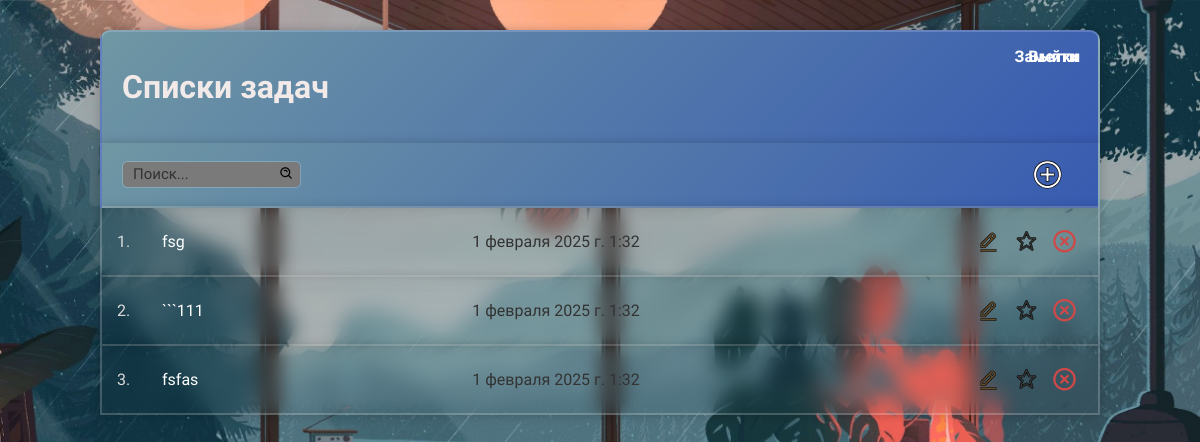
The app's page / (signed in), older data.
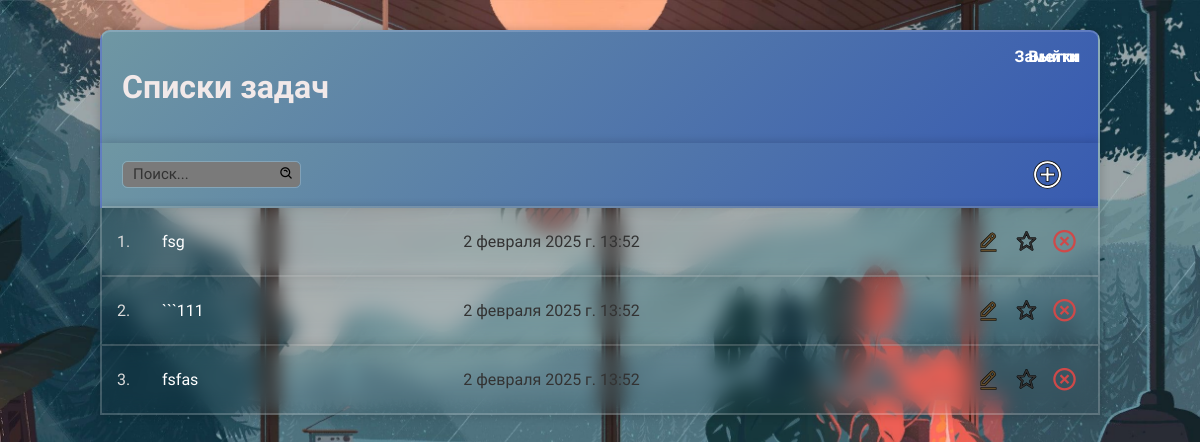
The same page, newer data.
### main/models.py (models this page shows)
class Category(models.Model):
    name = models.CharField(max_length=100, default="")
    user = models.ForeignKey(User, on_delete=models.CASCADE, null=True, blank=True)
    important = models.BooleanField(default=False)
    created_at = models.DateTimeField(auto_now_add=True)
    updated_at = models.DateTimeField(auto_now=True)
    def __str__(self):
        return str(self.name)
    def get_absolute_url(self):
        from django.urls import reverse
        return reverse('category_tasks', args=[str(self.pk)])
    class Meta:
        verbose_name_plural = "Categories"
        ordering = ['-important']

### main/views.py (the view)
# urls.py: path('', CategoryList.as_view(), name='category-list'),
class CategoryList(LoginRequiredMixin, ListView):
    model = Category
    template_name = 'main/lists.html'
    context_object_name = 'categories'
    def get_queryset(self):
        return Category.objects.filter(user=self.request.user)
    def get_context_data(self, **kwargs):
        context = super().get_context_data(**kwargs)
        search_input = self.request.GET.get('search-area') or ''
        if search_input:
            context['categories'] = context['categories'].filter(name__startswith=search_input)
        context['search_input'] = search_input
        return context

### main/templates/main/lists.html (shortened to what this page needs)
{% load static %}
<!DOCTYPE html>
<html lang="ru">
<head>
    <link rel="stylesheet" type="text/css" href="{% static 'main/main_style.css' %}" />
    <link href='https://unpkg.com/boxicons@2.1.4/css/boxicons.min.css' rel='stylesheet'>
</head>
<body>
    <div class="header-bar">
        <div>
            <h1>Списки задач</h1>
        </div>
        <a class='zametki' href="{% url 'notes-list' %}">Заметки</a>
        {% if request.user.is_authenticated %}
        <a href="{% url 'logout' %}">Выйти</a>
        {% else %}
            <a href="{% url 'login' %}">Войти</a>
        {% endif %}
    </div>
    <div id="search-add-wrapper">
        <form class="search-form" method ="GET">
            <input class="search-area" type="text" name="search-area" value="{{ search_input }}" placeholder="Поиск...">
            <button class="button"></button>
        </form>
        <a id="add-link" href="{% url 'category-create' %}"><i class='bx bx-plus-circle'></i></a>
    </div>
    <div>
        {% for category in categories %}
            <div class="task-wrapper">
                <div class="task-title">
                    <a href="{{ category.get_absolute_url }}"><span class="counter">{{ forloop.counter }}.</span> {{ category }}</a>
                    <span class="create-date create-date-desktop">{{ category.created_at }}</span>
                </div>
                <a class="edit-link" href="{% url 'category-update' category.pk %}"><i class='bx bx-edit-alt'></i></a>
                {% if category.important %}
                    <a class="imp-butt" href="{% url 'category-important' category.pk %}"><i class='bx bxs-star'></i></a>
                {% else %}
                    <a class="inimp-butt" href="{% url 'category-important' category.pk %}"><i class='bx bx-star' ></i></a>
                {% endif %}
                <a class="delete-link" href="{% url 'category-delete' category.pk %}"><i class='bx bx-x-circle'></i></a>
            </div>
        {% endfor %}
    </div>
</body>
</html>

Row changes from the older to the newer data that the page shows:
changed Category "fsg": created_at "1 февраля 2025 г. 1:32" → "2 февраля 2025 г. 13:52"
changed Category (number 2 of 3 on the later page): created_at "1 февраля 2025 г. 1:32" → "2 февраля 2025 г. 13:52"
changed Category "fsfas": created_at "1 февраля 2025 г. 1:32" → "2 февраля 2025 г. 13:52"
